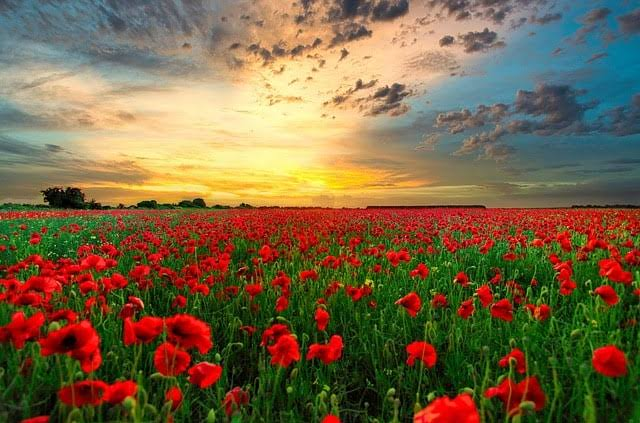
#> input picture S10/imagen.jpg, 640 x 423 px
$ python TecnicasRestIma_02e.py
#> lines starting #> are read from the running program, lines starting #| are printed output that depends on the picture
import os
import numpy as np
import matplotlib.pyplot as plt
from scipy.signal import convolve2d
from skimage import io, color, img_as_float

carpeta_actual = os.path.dirname(os.path.abspath(__file__))

nombre_archivo = "imagen.jpg"
ruta_completa = os.path.join(carpeta_actual, nombre_archivo)

if not os.path.exists(ruta_completa):
    raise FileNotFoundError(f"No se encontró el archivo en: {ruta_completa}\n"
                            f"Verifica que el nombre tenga las mismas mayúsculas/minúsculas y la extensión (.jpg o .png) correcta.")

imagen_original = img_as_float(color.rgb2gray(io.imread(ruta_completa)))
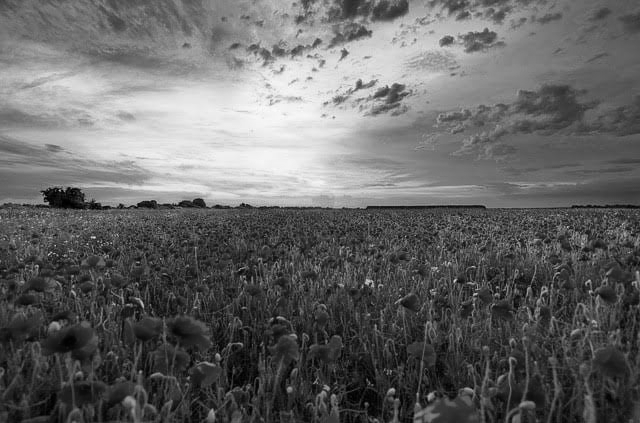
#> imagen_original: shape (423, 640) float64; min 0.000833, max 0.983, mean 0.401

tamanio_kernel = 21
sigma = 5.0
x, y = np.mgrid[-tamanio_kernel//2 + 1:tamanio_kernel//2 + 1, -tamanio_kernel//2 + 1:tamanio_kernel//2 + 1]
psf = np.exp(-(x**2 + y**2) / (2.0 * sigma**2))
psf /= psf.sum()

imagen_borrosa = convolve2d(imagen_original, psf, mode='same', boundary='symm')
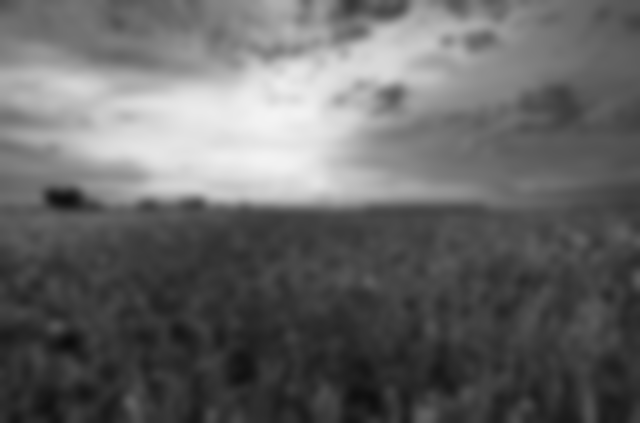
#> imagen_borrosa: shape (423, 640) float64; min 0.0481, max 0.957, mean 0.401

semilla_ruido = np.random.default_rng(42)
ruido = semilla_ruido.normal(0, np.sqrt(1e-5), imagen_borrosa.shape)
imagen_borrosa_con_ruido = imagen_borrosa + ruido

H = np.fft.fft2(psf, s=imagen_original.shape)
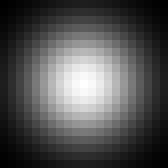
#> psf: shape (21, 21) float64 (shown 8 times larger); min 0.000125, max 0.00684, mean 0.00227; drawn with min black and max white
G_sin_ruido = np.fft.fft2(imagen_borrosa)
G_con_ruido = np.fft.fft2(imagen_borrosa_con_ruido)

F_inverso_puro = G_sin_ruido / H
imagen_restaurada_pura = np.real(np.fft.ifft2(F_inverso_puro))
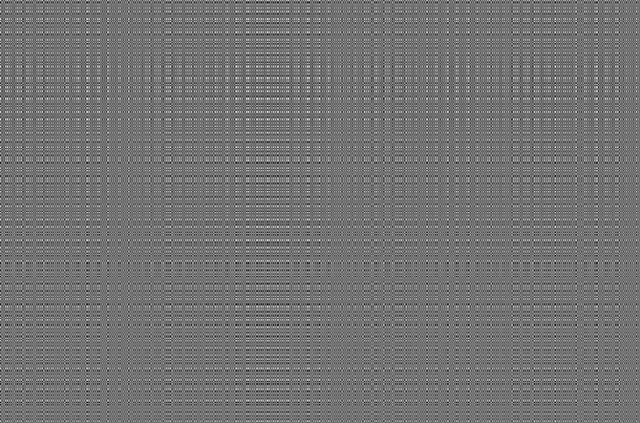
#> imagen_restaurada_pura: shape (423, 640) float64; min -66.62, max 80.87, mean 0.4; drawn with min black and max white
imagen_restaurada_pura = np.clip(imagen_restaurada_pura, 0, 1)
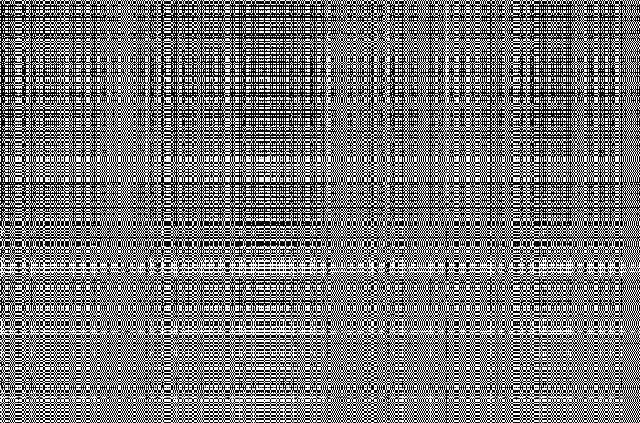
#> imagen_restaurada_pura: shape (423, 640) float64; min 0, max 1, mean 0.464

alpha = 0.05  # Controla la tolerancia al ruido
H_truncada = np.where(np.abs(H) < alpha, H + alpha * np.sign(H), H)

F_inverso_truncado = G_con_ruido / H_truncada
imagen_restaurada_truncada = np.real(np.fft.ifft2(F_inverso_truncado))
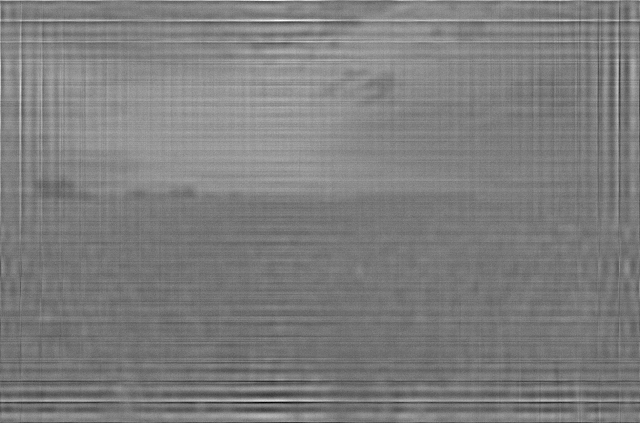
#> imagen_restaurada_truncada: shape (423, 640) float64; min -2.11, max 2.98, mean 0.401; drawn with min black and max white
imagen_restaurada_truncada = np.clip(imagen_restaurada_truncada, 0, 1)
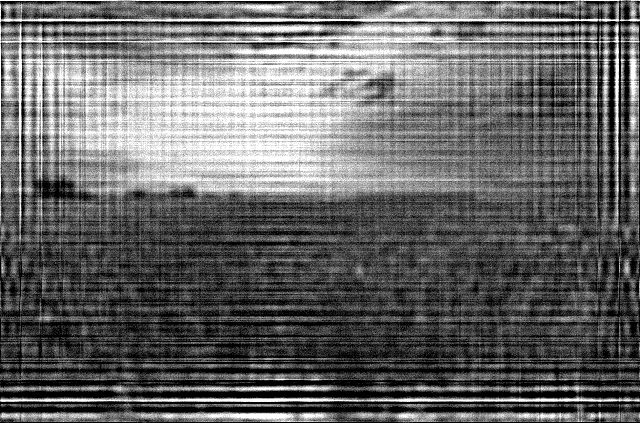
#> imagen_restaurada_truncada: shape (423, 640) float64; min 0, max 1, mean 0.408

fig, axes = plt.subplots(2, 2, figsize=(12, 10))
ax = axes.ravel()

ax[0].imshow(imagen_original, cmap='gray')
ax[0].set_title('1. Imagen Original Cargada')
ax[0].axis('off')

ax[1].imshow(imagen_borrosa, cmap='gray')
ax[1].set_title('2. Imagen con Desenfoque Óptico')
ax[1].axis('off')

ax[2].imshow(imagen_restaurada_pura, cmap='gray')
ax[2].set_title('3. Filtrado Inverso Perfecto\n(Desenfoque puro sin ruido)')
ax[2].axis('off')

ax[3].imshow(imagen_restaurada_truncada, cmap='gray')
ax[3].set_title('4. Filtrado Inverso Truncado\n(Atenúa la catástrofe del ruido)')
ax[3].axis('off')

plt.tight_layout()
plt.show()
